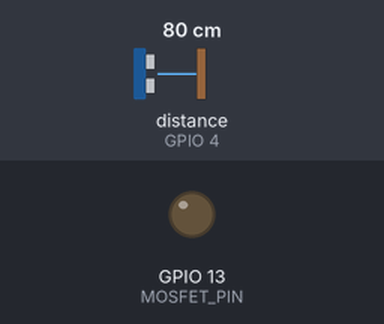
The sketch below on a simulated ESP8266 (NodeMCU). Shown: output pins drawn as LEDs (lit = HIGH). Wiring (inferred from the names in the program): ultrasonic range finder: trigger GPIO 12; echo GPIO 4. The inputs (shaded band) are chosen by the test bench; at power-on: distance to the obstacle (sensor on GPIO 4) 80 cm. The echo pulse lasts 58.3 µs per cm; pins used as bus, display or sensor lines are not drawn; what the sketch prints to the serial monitor is not drawn. At 0.6 s the program puts the board to deep sleep or switches it off; the recording ends there.

Above: at 0.2 s.
Timing chart, 0 to 0.6 s (numbered marks = the images above):
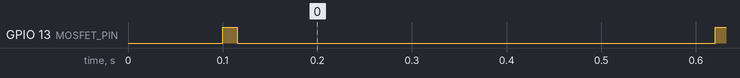

Measured:
- by itself, GPIO 13 (MOSFET_PIN): LOW → HIGH at 0.10 s, → LOW 0.01 s later, → HIGH 0.51 s later

The sketch:

ESP12F_TRANSMITTER.ino
```cpp
#include <Arduino.h>
#include <ESP8266WiFi.h>
#include <espnow.h>

extern "C" {
  #include <user_interface.h>
}

// --------------------------------------------------
// PIN CONFIGURATION
// --------------------------------------------------
#define MOSFET_PIN 13   // P-Channel MOSFET Gate, ACTIVE LOW
#define TRIG_PIN   12
#define ECHO_PIN   4    // Echo pin changed to GPIO4

// --------------------------------------------------
// TANK CONFIGURATION
// Change based on your tank
// --------------------------------------------------
#define TANK_EMPTY_DISTANCE_CM  120.0
#define TANK_FULL_DISTANCE_CM   20.0

// --------------------------------------------------
// DEEP SLEEP CONFIGURATION
// GPIO16 must be connected to RST for wake-up
// --------------------------------------------------
#define SLEEP_TIME_US 30000000UL   // 30 seconds

// --------------------------------------------------
// ULTRASONIC POWER TIMING
// --------------------------------------------------
#define SENSOR_STABILIZE_MS 500    // Your working code used 500 ms
#define SEND_WAIT_MS        300    // Wait for ESP-NOW send callback

// --------------------------------------------------
// ESP-NOW CHANNEL
// Must match receiver
// --------------------------------------------------
#define ESPNOW_CHANNEL 1

// --------------------------------------------------
// RECEIVER MAC ADDRESS
// Receiver ESP12F MAC Address: D8:BF:C0:05:AF:85
// --------------------------------------------------
uint8_t receiverMacAddress[] = {0xD8, 0xBF, 0xC0, 0x05, 0xAF, 0x85};

// --------------------------------------------------
// DATA STRUCTURE
// Must match receiver structure exactly
// --------------------------------------------------
typedef struct struct_message {
  float distanceCm;
  int waterPercent;
  int level;
  bool tankFull;
  bool tankEmpty;
} struct_message;

struct_message tankData;

// --------------------------------------------------
// GLOBAL VARIABLES
// --------------------------------------------------
volatile bool sendDone = false;
volatile bool sendSuccess = false;

// --------------------------------------------------
// SAFE MILLIS WAIT
// --------------------------------------------------
void waitMillis(unsigned long waitTime) {
  unsigned long startTime = millis();

  while (millis() - startTime < waitTime) {
    yield();   // Prevent ESP8266 watchdog reset
  }
}

// --------------------------------------------------
// PRINT MAC ADDRESS
// --------------------------------------------------
void printMacAddress(uint8_t *mac) {
  for (int i = 0; i < 6; i++) {
    if (mac[i] < 16) Serial.print("0");
    Serial.print(mac[i], HEX);
    if (i < 5) Serial.print(":");
  }
}

// --------------------------------------------------
// ULTRASONIC SENSOR POWER CONTROL
// P-Channel MOSFET Gate is ACTIVE LOW
// --------------------------------------------------
void sensorON() {
  digitalWrite(MOSFET_PIN, LOW);   // P-Channel MOSFET ON
  waitMillis(SENSOR_STABILIZE_MS); // Sensor stabilize time
}

void sensorOFF() {
  digitalWrite(TRIG_PIN, LOW);
  digitalWrite(MOSFET_PIN, HIGH);  // P-Channel MOSFET OFF
}

// --------------------------------------------------
// ESP-NOW SEND CALLBACK - ESP8266 FORMAT
// --------------------------------------------------
void onDataSent(uint8_t *mac_addr, uint8_t sendStatus) {
  sendDone = true;
  sendSuccess = (sendStatus == 0);

  Serial.print("Send Status: ");

  if (sendSuccess) {
    Serial.println("Success");
  } else {
    Serial.println("Failed");
  }
}

// --------------------------------------------------
// READ ULTRASONIC DISTANCE
// --------------------------------------------------
float readUltrasonicDistanceCM() {
  digitalWrite(TRIG_PIN, LOW);
  delayMicroseconds(2);

  digitalWrite(TRIG_PIN, HIGH);
  delayMicroseconds(10);

  digitalWrite(TRIG_PIN, LOW);

  unsigned long duration = pulseIn(ECHO_PIN, HIGH, 30000);

  if (duration == 0) {
    Serial.println("Out of range / No echo received");
    return -1;
  }

  float distanceCm = (duration * 0.0343) / 2.0;

  Serial.print("Distance: ");
  Serial.print(distanceCm);
  Serial.println(" cm");

  return distanceCm;
}

// --------------------------------------------------
// WATER PERCENTAGE CALCULATION
// --------------------------------------------------
int calculateWaterPercentage(float distanceCm) {
  if (distanceCm < 0) {
    return -1;
  }

  float percent = ((TANK_EMPTY_DISTANCE_CM - distanceCm) /
                  (TANK_EMPTY_DISTANCE_CM - TANK_FULL_DISTANCE_CM)) * 100.0;

  if (percent > 100) percent = 100;
  if (percent < 0) percent = 0;

  return (int)percent;
}

// --------------------------------------------------
// 4 LEVEL CALCULATION
// 1 = LOW
// 2 = MEDIUM
// 3 = HIGH
// 4 = FULL
// --------------------------------------------------
int calculateLevel(int percent) {
  if (percent < 0) return 0;

  if (percent <= 25) return 1;       // LOW
  else if (percent <= 50) return 2;  // MEDIUM
  else if (percent <= 80) return 3;  // HIGH
  else return 4;                     // FULL
}

// --------------------------------------------------
// MEASURE AND SEND DATA
// --------------------------------------------------
void measureAndSendData() {
  Serial.println();
  Serial.println("Wake -> Measure -> Send -> Sleep");

  // Turn ON ultrasonic sensor before reading
  sensorON();

  float distance = readUltrasonicDistanceCM();

  // Turn OFF ultrasonic sensor immediately after reading
  sensorOFF();

  int waterPercent = calculateWaterPercentage(distance);
  int level = calculateLevel(waterPercent);

  tankData.distanceCm = distance;
  tankData.waterPercent = waterPercent;
  tankData.level = level;
  tankData.tankFull = (level == 4);
  tankData.tankEmpty = (level == 1);

  Serial.println("DATA:");

  Serial.print("Distance: ");
  Serial.print(tankData.distanceCm);
  Serial.println(" cm");

  Serial.print("Water Percentage: ");
  Serial.print(tankData.waterPercent);
  Serial.println(" %");

  Serial.print("Water Level: ");
  Serial.println(tankData.level);

  Serial.print("Tank Full: ");
  Serial.println(tankData.tankFull ? "YES" : "NO");

  Serial.print("Tank Low: ");
  Serial.println(tankData.tankEmpty ? "YES" : "NO");

  Serial.println("-----------------------");

  sendDone = false;
  sendSuccess = false;

  uint8_t sendResult = esp_now_send(receiverMacAddress,
                                    (uint8_t *)&tankData,
                                    sizeof(tankData));

  if (sendResult != 0) {
    Serial.println("ESP-NOW Send Start Failed");
    return;
  }

  unsigned long startWait = millis();

  while (!sendDone && (millis() - startWait < SEND_WAIT_MS)) {
    yield();
  }

  if (!sendDone) {
    Serial.println("Send Callback Timeout");
  }
}

// --------------------------------------------------
// GO TO DEEP SLEEP
// --------------------------------------------------
void goToDeepSleep() {
  sensorOFF();   // Safety: make sure ultrasonic sensor is OFF

  Serial.println("Going to Deep Sleep for 30 seconds");
  Serial.flush();

  ESP.deepSleep(SLEEP_TIME_US, WAKE_RF_DEFAULT);
}

// --------------------------------------------------
// SETUP
// --------------------------------------------------
void setup() {
  Serial.begin(115200);
  waitMillis(100);

  Serial.println();
  Serial.println("ESP12F TX Started - Deep Sleep Mode");

  pinMode(MOSFET_PIN, OUTPUT);
  pinMode(TRIG_PIN, OUTPUT);
  pinMode(ECHO_PIN, INPUT);

  // Keep ultrasonic sensor OFF at boot
  digitalWrite(TRIG_PIN, LOW);
  digitalWrite(MOSFET_PIN, HIGH);

  Serial.println("Initial State: Ultrasonic Sensor OFF");

  // --------------------------------------------------
  // ESP-NOW SETUP
  // --------------------------------------------------
  WiFi.mode(WIFI_STA);
  WiFi.disconnect();

  wifi_set_channel(ESPNOW_CHANNEL);

  Serial.print("This ESP12F TX MAC Address: ");
  Serial.println(WiFi.macAddress());

  Serial.print("Receiver MAC Address: ");
  printMacAddress(receiverMacAddress);
  Serial.println();

  Serial.print("Transmitter Struct Size: ");
  Serial.println(sizeof(tankData));

  if (esp_now_init() != 0) {
    Serial.println("ESP-NOW Init Failed");
    goToDeepSleep();
  }

  esp_now_set_self_role(ESP_NOW_ROLE_CONTROLLER);
  esp_now_register_send_cb(onDataSent);

  int addPeerResult = esp_now_add_peer(receiverMacAddress,
                                       ESP_NOW_ROLE_SLAVE,
                                       ESPNOW_CHANNEL,
                                       NULL,
                                       0);

  if (addPeerResult != 0) {
    Serial.println("Failed to add ESP-NOW peer");
    goToDeepSleep();
  }

  Serial.println("TX Ready");

  measureAndSendData();

  goToDeepSleep();
}

// --------------------------------------------------
// LOOP
// Not used because ESP8266 restarts after deep sleep wake
// --------------------------------------------------
void loop() {
}
```
